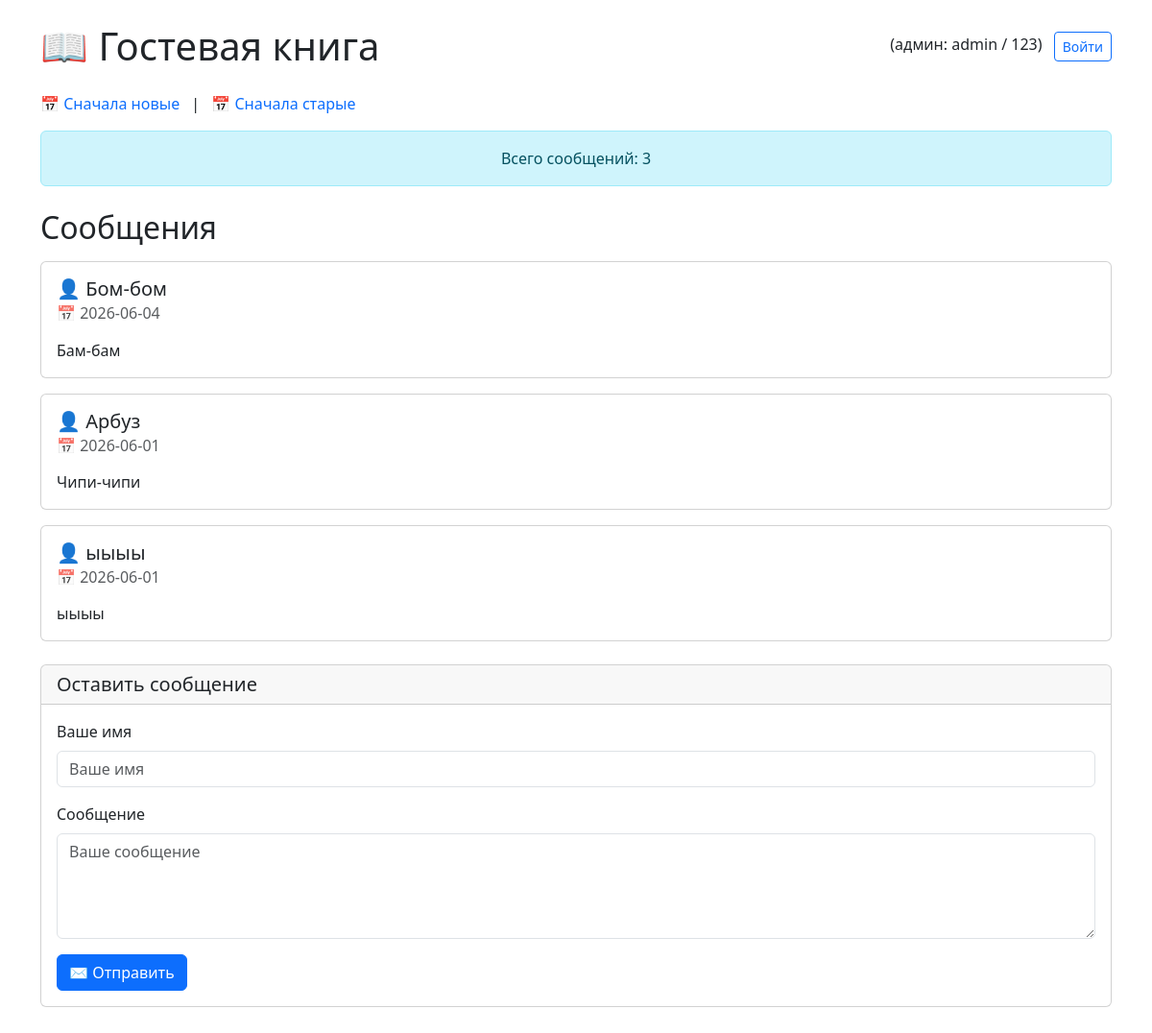
The app's page /, older data.
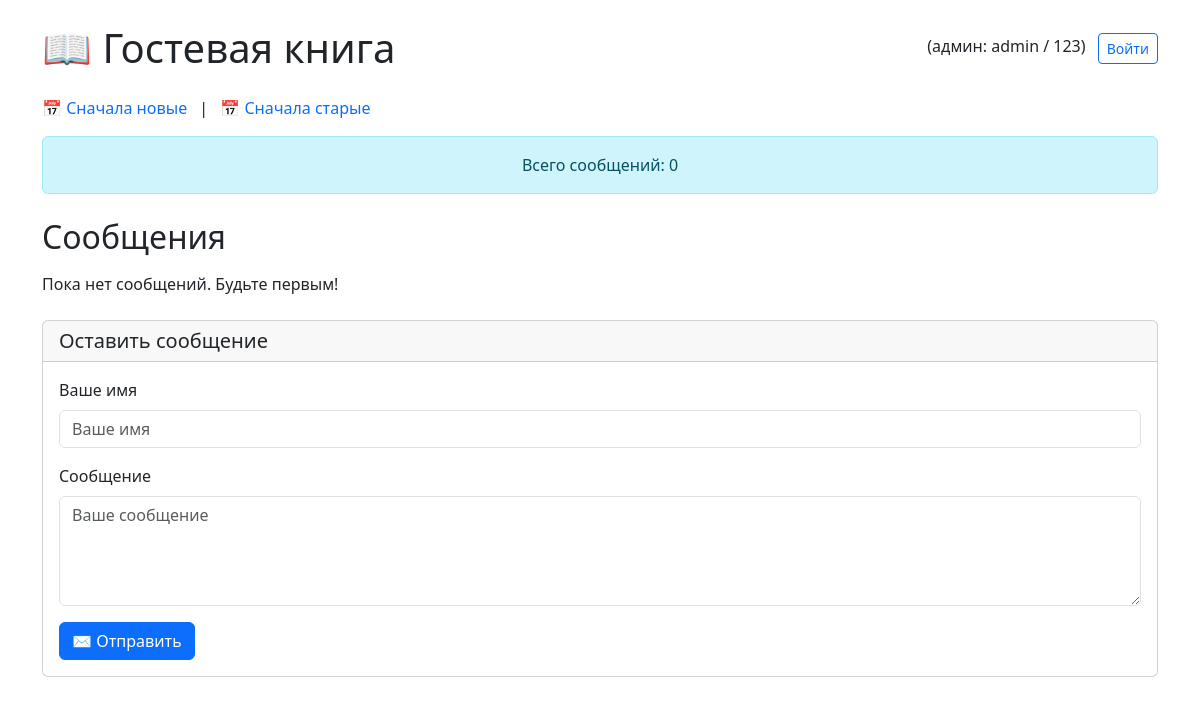
The same page, newer data.
### tables this page shows
CREATE TABLE messages (
            id INTEGER PRIMARY KEY AUTOINCREMENT,
            name TEXT NOT NULL,
            message TEXT NOT NULL,
            created_at DATE NOT NULL
        );

### app.py (the view)
@app.route('/')
def index():
    messages = get_all_messages()
    total_count = get_message_count()
    return render_template(
        'index.html',
        messages=messages,
        total_count=total_count,
        logged_in=session.get('logged_in', False),  # по умолчанию False
        username=session.get('username')  # имя пользователя или None
    )

### database.py (called while the page is built)
def get_db_connection():
    conn = sqlite3.connect(DATABASE)
    conn.row_factory = sqlite3.Row
    return conn

def get_all_messages():
    conn = get_db_connection()
    messages = conn.execute(
        'SELECT * FROM messages ORDER BY created_at DESC'
    ).fetchall()
    conn.close()
    return messages

def get_message_count():
    conn = get_db_connection()
    cursor = conn.execute('SELECT COUNT(*) FROM messages')
    count = cursor.fetchone()[0]
    conn.close()
    return count

### templates/index.html (shortened to what this page needs)
<!DOCTYPE html>
<html>
<head>
    <link href="https://cdn.jsdelivr.net/npm/bootstrap@5.3.0/dist/css/bootstrap.min.css" rel="stylesheet">
</head>
<body>
    <div class="container mt-4">
        <div class="d-flex justify-content-between align-items-center mb-4">
            <h1 class="m-0">📖 Гостевая книга</h1>
            <div>
                {% if logged_in %}
                    <span class="me-2">Вы вошли как <strong>{{ username }}</strong></span>
                    <a href="/logout" class="btn btn-outline-danger btn-sm">Выйти</a>
                {% else %}
                    <span class="me-2">(админ: admin / 123)</span>
                    <a href="/login" class="btn btn-outline-primary btn-sm">Войти</a>
                {% endif %}
            </div>
        </div>
        <div class="mb-3">
            <a href="/sort/newest" class="text-decoration-none me-2">📅 Сначала новые</a> |
            <a href="/sort/oldest" class="text-decoration-none ms-2">📅 Сначала старые</a>
        </div>
        <div class="alert alert-info text-center">
            Всего сообщений: {{ total_count }}
        </div>
        <h2 class="mt-4 mb-3">Сообщения</h2>
        {% if messages %}
            {% for msg in messages %}
            <div class="card mb-3">
                <div class="card-body">
                    <div class="d-flex justify-content-between align-items-start">
                        <div>
                            <h5 class="card-title m-0">👤 {{ msg.name }}</h5>
                            <h6 class="card-subtitle text-muted mt-1">📅 {{ msg.created_at }}</h6>
                        </div>
                    </div>
                    <p class="card-text mt-3">{{ msg.message }}</p>
                </div>
            </div>
            {% endfor %}
        {% else %}
            <p>Пока нет сообщений. Будьте первым!</p>
        {% endif %}
        <div class="card mt-4 mb-5">
            <div class="card-header">
                <h5 class="m-0">Оставить сообщение</h5>
            </div>
            <div class="card-body">
                <form method="POST" action="/add">
                    <div class="mb-3">
                        <label for="name" class="form-label">Ваше имя</label>
                        <input type="text" class="form-control" id="name" name="name" placeholder="Ваше имя" required>
                    </div>
                    <div class="mb-3">
                        <label for="message" class="form-label">Сообщение</label>
                        <textarea class="form-control" id="message" name="message" placeholder="Ваше сообщение" rows="4" required></textarea>
                    </div>
                    <button type="submit" class="btn btn-primary">✉️ Отправить</button>
                </form>
            </div>
        </div>
    </div>
</body>
</html>

Row changes from the older to the newer data that the page shows:
removed messages: name "Бом-бом", created_at "2026-06-04", message "Бам-бам"
removed messages: name "Арбуз", created_at "2026-06-01", message "Чипи-чипи"
removed messages: name "ыыыы", created_at "2026-06-01", message "ыыыы"
Text that changed along with them:
{{ total_count }}: "3" → "0"
text now shown: "Пока нет сообщений. Будьте первым!"
